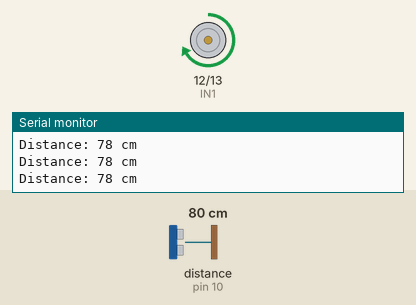
The sketch below on a simulated Arduino Uno, built with avr-gcc and run on an emulated ATmega328P. On the bench: motor-driver pin pairs drawn as motors (green arrow = first pin HIGH = forward, orange = second pin HIGH = backward, longer = more drive, scaled by the enable pin), the last lines printed to the serial monitor. Wiring (inferred from the names in the program): ultrasonic range finder: trigger pin 9; echo pin 10. The test bench sets the inputs (shaded band); at power-on: distance to the obstacle (sensor on pin 10) 80 cm. The echo pulse lasts 58.3 µs per cm.

Above: at 1.2 s.
1.3 s: distance to the obstacle (sensor on pin 10) set to 23 cm
2.8 s: distance to the obstacle (sensor on pin 10) set to 19 cm
At 3.5 s:
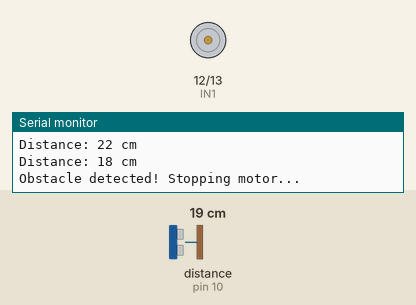
Timing chart, 0 to 9.4 s (numbered marks = the images above; inputs shaded):
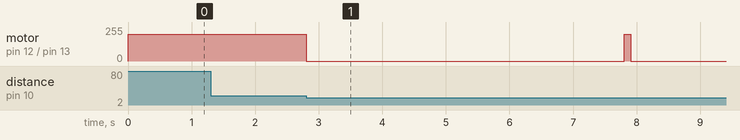

Measured:
- the behaviour switches between 21 and 20 cm on distance to the obstacle (sensor on pin 10) (found by bisection; images 0 and 1)
- after the input at 2.8 s, motor on pin 12 (IN1) / pin 13 (IN2): forward 200/255 → stopped at once, → forward 200/255 5.0 s later, → stopped 0.10 s later

The sketch:

sketch_apr15c.ino
```cpp
// -------- PIN CONFIG --------
const int trigPin = 9;
const int echoPin = 10;

const int IN1 = 12;
const int IN2 = 13;
const int ENA = 11;  // PWM pin

// -------- SETTINGS --------
const int thresholdDistance = 20; // cm
const int motorSpeed = 200;       // 0–255

// -------- VARIABLES --------
long duration;
int distance;

// -------- FUNCTION: Measure Distance --------
int getDistance() {
  digitalWrite(trigPin, LOW);
  delayMicroseconds(2);

  digitalWrite(trigPin, HIGH);
  delayMicroseconds(10);
  digitalWrite(trigPin, LOW);

  duration = pulseIn(echoPin, HIGH, 30000); // timeout 30ms

  int dist = duration * 0.034 / 2;

  return dist;
}

// -------- MOTOR CONTROL --------
void motorRun() {
  digitalWrite(IN1, HIGH);
  digitalWrite(IN2, LOW);
  analogWrite(ENA, motorSpeed);
}

void motorStop() {
  digitalWrite(IN1, LOW);
  digitalWrite(IN2, LOW);
  analogWrite(ENA, 0);
}

// -------- SETUP --------
void setup() {
  Serial.begin(9600);

  pinMode(trigPin, OUTPUT);
  pinMode(echoPin, INPUT);

  pinMode(IN1, OUTPUT);
  pinMode(IN2, OUTPUT);
  pinMode(ENA, OUTPUT);

  Serial.println("System started. Motor running...");
}

// -------- LOOP --------
void loop() {

  distance = getDistance();

  Serial.print("Distance: ");
  Serial.print(distance);
  Serial.println(" cm");

  if (distance > 0 && distance < thresholdDistance) {
    Serial.println("Obstacle detected! Stopping motor...");

    motorStop();

    delay(5000);  // wait 5 seconds

    Serial.println("Resuming motor...");
  }

  motorRun();

  delay(100); // small stability delay
}
```
